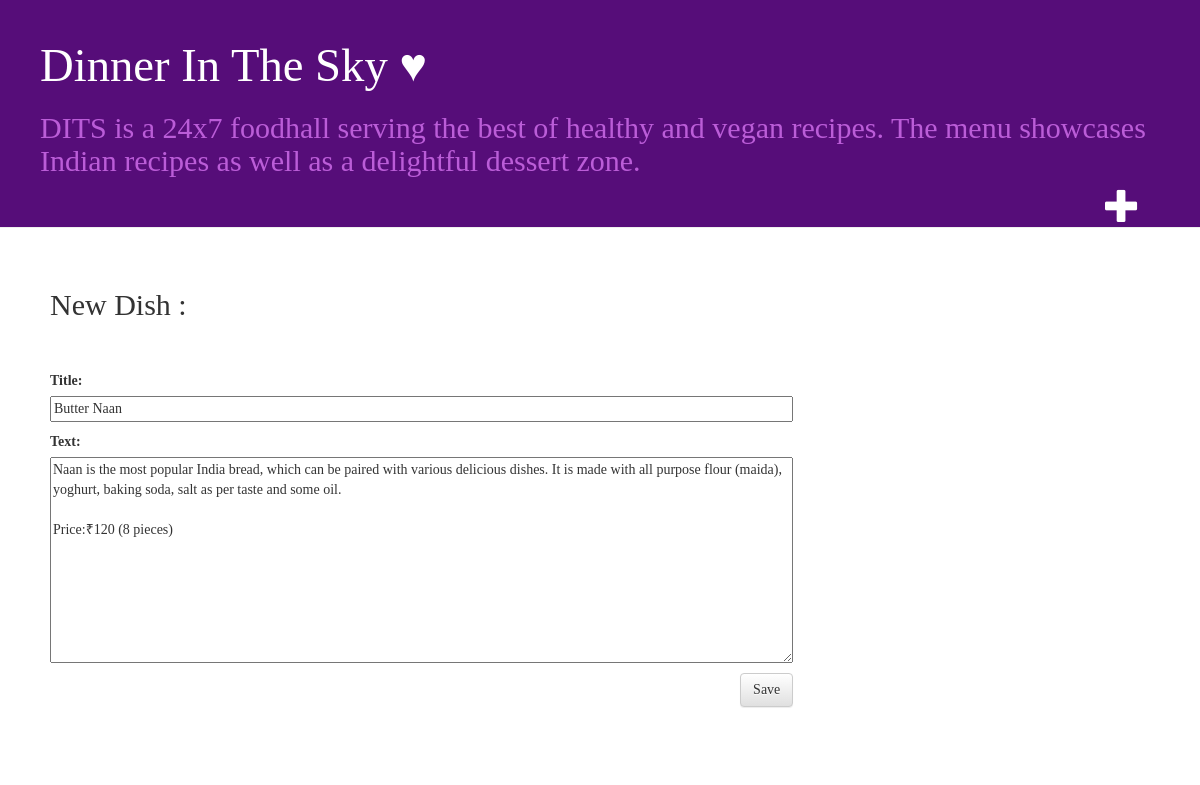
The app's page /post/5/edit/ with its own data.
### blog/models.py (models this page shows, shortened)
class Post(models.Model):
    author = models.ForeignKey(settings.AUTH_USER_MODEL, on_delete=models.CASCADE)
    title = models.CharField(max_length=200)
    text = models.TextField()
    created_date = models.DateTimeField(default=timezone.now)
    published_date = models.DateTimeField(blank=True, null=True)

### blog/views.py (the view)
# urls.py: path('post/<int:pk>/edit/', views.post_edit, name='post_edit'),
def post_edit(request, pk):
    post = get_object_or_404(Post, pk=pk)
    if request.method == "POST":
        form = PostForm(request.POST, instance=post)
        if form.is_valid():
            post = form.save(commit=False)
            post.author = request.user
            post.published_date = timezone.now()
            post.save()
            return redirect('post_detail', pk=post.pk)
    else:
        form = PostForm(instance=post)
    return render(request, 'blog/post_edit.html', {'form': form})

### blog/forms.py
class PostForm(forms.ModelForm):
    class Meta:
        model = Post
        fields = ('title','text')

### blog/templates/blog/post_edit.html
{% extends 'blog/base.html' %}
{% block content %}
<h2>New Dish :</h2>
<br>
<br>
<form method="POST" class="post-form">{% csrf_token %}
    {{ form.as_p}}
    <button type="submit" class="save btn btn-default">Save</button>
</form>
{% endblock %}

### blog/static/css/blog.css (style rules this page uses)
body { padding-left: 0px; font-family: 'Lobster'; }
h1, h2, h3, h4 { font-family: 'Lobster'; }
.save { float: right; }
.post-form textarea, .post-form input { width: 100%; }

### records on screen
Post: title "Butter Naan", text "Naan is the most popular India bread, which can be paired with various delicious dishes. It is made with all purpose flour (maida), yoghurt, baking soda, salt as per taste and some oil. Price:₹120 (8 pieces)"
